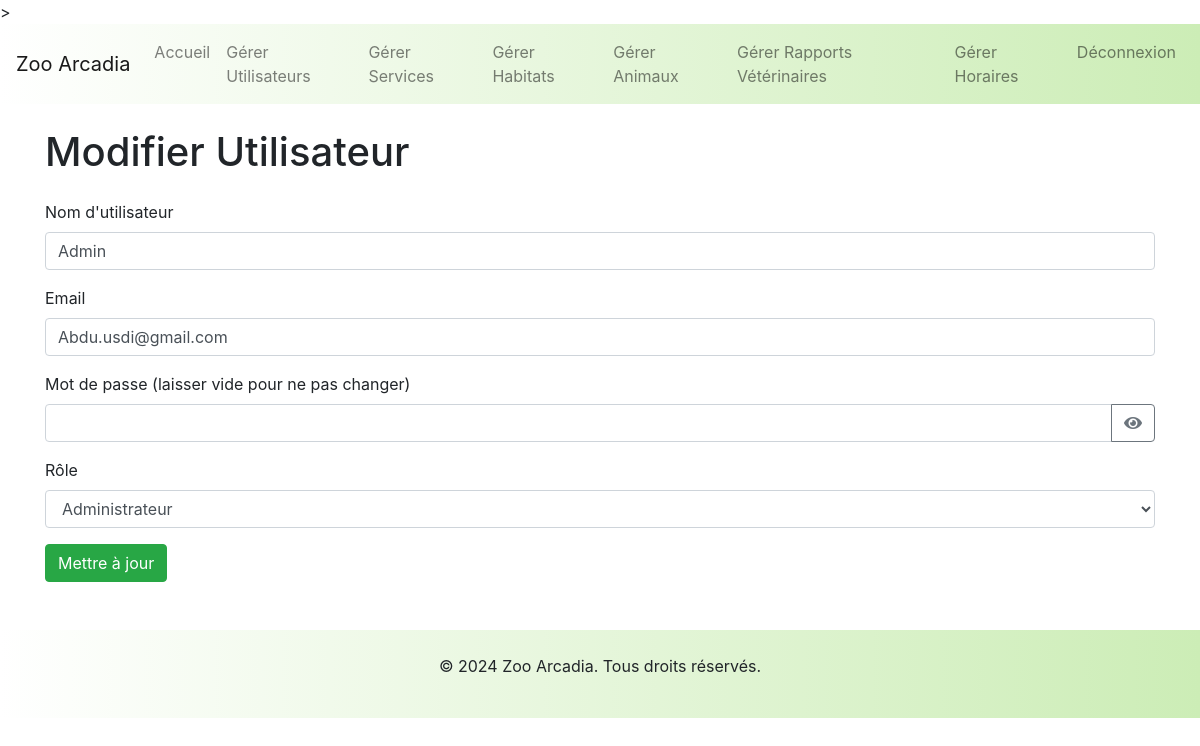
/admin/edit_user.php?id=1 (signed in), run on the app's committed database.
### tables this page shows
CREATE TABLE `users` (
  `id` int(11) NOT NULL,
  `username` varchar(255) NOT NULL,
  `password` varchar(255) NOT NULL,
  `role_id` int(11) DEFAULT NULL,
  `email` varchar(255) NOT NULL
);

### functions.php (called while the page is built, shortened)
<?php
class User {
    private $db;
    public function __construct($db) {
        $this->db = $db;
    }
    public function getUtilisateurParId($id) {
        $stmt = $this->db->prepare("SELECT * FROM users WHERE id = ?");
        $stmt->execute([$id]);
        return $stmt->fetch(PDO::FETCH_ASSOC);
    }
}

### admin/edit_user.php (the view, shortened to what this page needs)
<?php
require '../functions.php';
$user_id = $_GET['id'];
$database = new Database();
$db = $database->connect();
$userManager = new User($db);
$user = $userManager->getUtilisateurParId($user_id);
include '../templates/header.php';
include 'navbar_admin.php';
?>
<div class="container">
    <h1 class="my-4">Modifier Utilisateur</h1>
    <form action="edit_user.php?id=<?php echo $user['id']; ?>" method="POST">
        <div class="form-group">
            <label for="username">Nom d'utilisateur</label>
            <input type="text" class="form-control" id="username" name="username" value="<?php echo htmlspecialchars($user['username']); ?>" required>
        </div>
        <div class="form-group">
            <label for="email">Email</label>
            <input type="email" class="form-control" id="email" name="email" value="<?php echo htmlspecialchars($user['email']); ?>" required>
        </div>
        <div class="form-group">
    <label for="password">Mot de passe (laisser vide pour ne pas changer)</label>
    <div class="input-group">
        <input type="password" class="form-control" id="password" name="password">
        <div class="input-group-append">
            <button class="btn btn-outline-secondary" type="button" id="togglePassword">
                <i class="fa fa-eye" aria-hidden="true"></i>
            </button>
        </div>
    </div>
</div>
        <div class="form-group">
            <label for="role_id">Rôle</label>
            <select class="form-control" id="role_id" name="role_id" required>
                <option value="1" <?php if ($user['role_id'] == 1) echo 'selected'; ?>>Administrateur</option>
            </select>
        </div>
        <button type="submit" class="btn btn-success">Mettre à jour</button>
    </form>
</div>
<?php include '../templates/footer.php'; ?>

### data on the page
users: username "Admin", email "Abdu.usdi@gmail.com", role_id "Administrateur"
